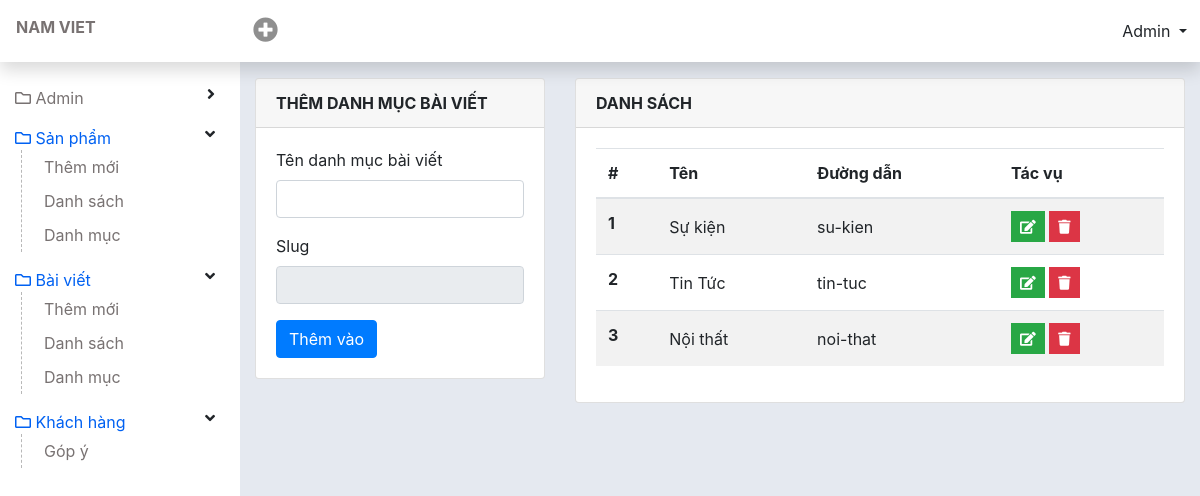
Page /admin/cat-post.php (signed in) on the committed database.
### tables this page shows
CREATE TABLE `tbl_cat_post` (
  `id` int(20) NOT NULL,
  `name` varchar(255) NOT NULL,
  `slug` varchar(255) NOT NULL
);

### lib/database.php (called while the page is built, shortened)
<?php
class Database{
  public $host   = DB_HOST;
  public $user   = DB_USER;
  public $pass   = DB_PASS;
  public $dbname = DB_NAME;
  public $link;
private function connectDB(){
  $this -> link = new mysqli($this->host, $this->user, $this->pass, $this->dbname);
    mysqli_set_charset($this->link, 'UTF8');
}
public function select($query){
  $result = $this->link->query($query) or
  die($this->link->error.__LINE__);
  if($result->num_rows > 0){
    return $result;
  } else {
    return false;
  }
}
}
?>

### classes/category.php (called while the page is built, shortened)
<?php
    $filepath = realpath(dirname(__FILE__));
    include_once ($filepath. '/../lib/database.php');
?>
<?php
    class category {
        private $db;
        public function __construct() {
            $this->db = new Database();
        }
        public function show_cat_post(){
            $query = "SELECT * FROM tbl_cat_post ORDER BY id DESC";
            $result = $this->db->select($query);
            return $result;
        }
    }
?>

### admin/cat-post.php (the view, shortened to what this page needs)
<?php include 'inc/header.php';?>
<?php include '../classes/category.php';?>
<?php
	$cat = new category();
?>
<div id="wp-content">
  <div id="content" class="container-fluid">
    <div class="row">
      <div class="col-4">
        <?php if(isset($_GET['catid']) && $_GET['catid']!=NULL){
          $id = $_GET['catid'];
          $get_cate_name = $cat->getcatpostbyId($id);
          $result = $get_cate_name->fetch_assoc();
        ?>
        <div class="card">
          <div class="card-header font-weight-bold">
            Chỉnh sửa danh mục
          </div>
          <?php if(isset($updateCat)){echo $updateCat ;}?>
          <div class="card-body">
            <form method="post" action="">
              <div class="form-group">
                <label for="name">Sửa tên danh mục</label>
                <input class="form-control" type="text" name="editcatName" id="slug" onkeyup="ChangeToSlug()"
                  value="<?php echo $result['name'] ?>">
              </div>
              <div class="form-group">
                <label for="name">Slug</label>
                <input class="form-control" type="text" name="editslug" id="convert_slug" readonly
                  value="<?php echo $result['slug'] ?>">
              </div>
              <input type="submit" name="edit" Value="Cập nhật" class="btn btn-primary">
            </form>
          </div>
        </div>
        <?php }else{ ?>
        <div class="card">
          <div class="card-header font-weight-bold">
            Thêm danh mục bài viết
          </div>
          <div class="card-body">
            <form method="post">
              <div class="form-group">
                <label for="name">Tên danh mục bài viết</label>
                <input class="form-control" type="text" name="name" id="slug" onkeyup="ChangeToSlug()">
              </div>
              <div class="form-group">
                <label for="name">Slug</label>
                <input class="form-control" type="text" name="slug" id="convert_slug" readonly>
              </div>
              <input type="submit" name="add" Value="Thêm vào" class="btn btn-primary">
            </form>
          </div>
        </div>
        <?php } ?>
      </div>
      <div class="col-8">
        <div class="card">
          <div class="card-header font-weight-bold">
            Danh sách
          </div>
          <div class="card-body">
            <table class="table table-striped" id="DataTable">
              <thead>
                <tr>
                  <th scope="col">#</th>
                  <th scope="col">Tên</th>
                  <th scope="col">Đường dẫn</th>
                  <th scope="col">Tác vụ</th>
                </tr>
              </thead>
              <tbody class="order_position">
                <?php
                    $show_cat_post = $cat -> show_cat_post();
                    if($show_cat_post){
                      $i=0;
                        while($result = $show_cat_post->fetch_assoc()){
                          $i++;
                  ?>
                <tr id="<?php echo $result['id'] ?>">
                  <th scope="row"><?php echo $i ?></th>
                  <td><?php echo $result['name'] ?></td>
                  <td><?php echo $result['slug'] ?></td>
                  <td>
                    <a href="?catid=<?php echo $result['id'] ?>" class="btn btn-success btn-sm rounded-0 text-white"
                      type="button" data-toggle="tooltip" data-placement="top" title="Edit"><i
                        class="fa fa-edit"></i></a>
                    <a href="?delid=<?php echo $result['id'] ?>" onclick="return confirm('bạn có muốn xoá không?')"
                      class="btn btn-danger btn-sm rounded-0 text-white" type="button" data-toggle="tooltip"
                      data-placement="top" title="Delete"><i class="fa fa-trash"></i></a>
                  </td>
                </tr>
                <?php } } ?>
              </tbody>
            </table>
          </div>
        </div>
      </div>
    </div>
  </div>
</div>
<?php include 'inc/footer.php';?>

### admin/css/style.css (style rules this page uses)
a { color: #787272; }
#wp-content { flex: auto; min-height: 100vh; padding-top: 3.625rem; padding-left: 15rem; }
#content { padding-top: 20px; padding-bottom: 20px; }
#content .card-header { text-transform: uppercase; }
.table tr td { vertical-align: middle; }

### rows in the picture
tbl_cat_post: name "Sự kiện", slug "su-kien"
tbl_cat_post: name "Tin Tức", slug "tin-tuc"
tbl_cat_post: name "Nội thất", slug "noi-that"
